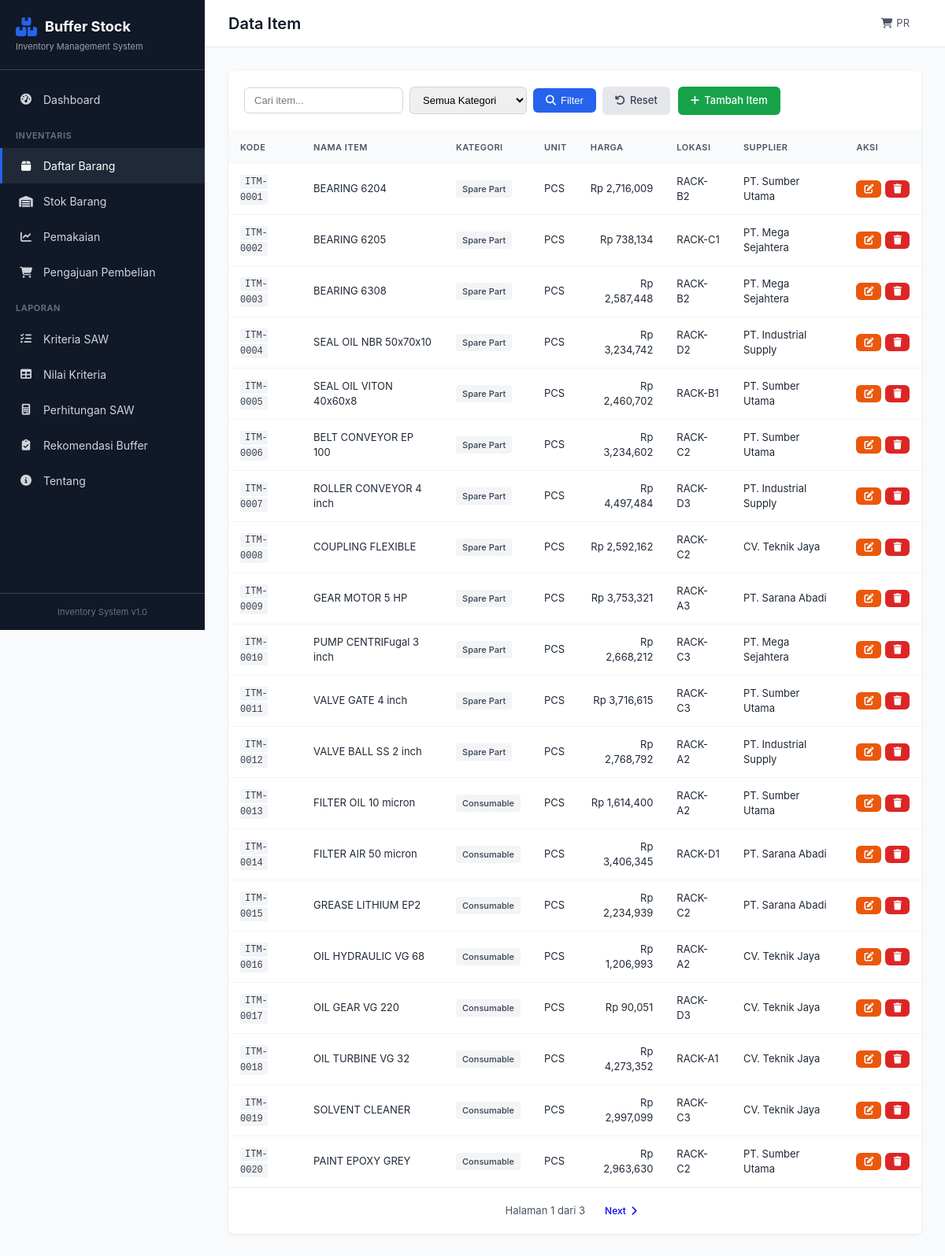
/items, run on an earlier commit of the app's database.
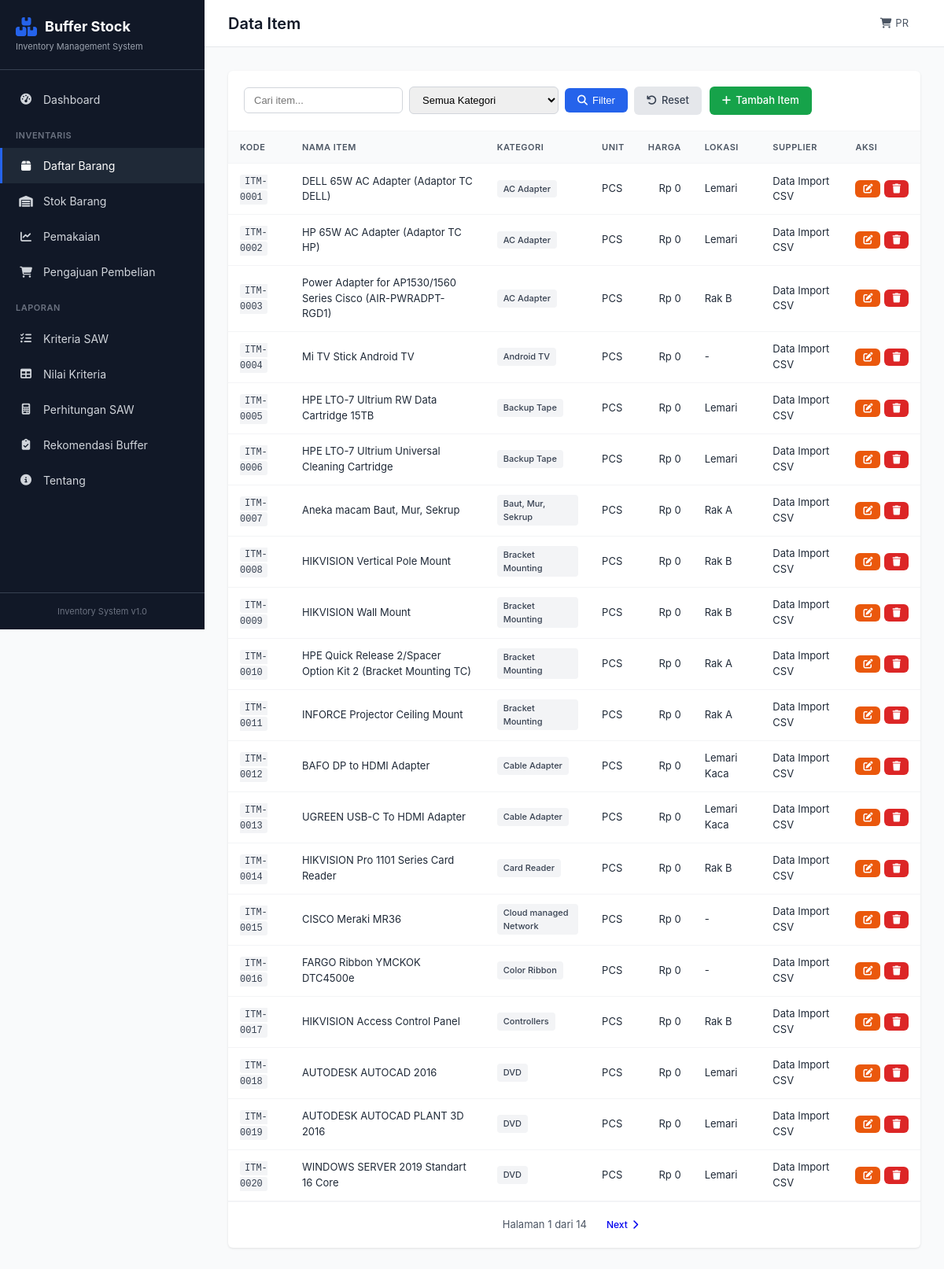
And on a later commit of the database.
### app/models.py (models this page shows, shortened)
class Item(db.Model):
    __tablename__ = 'items'
    id = db.Column(db.Integer, primary_key=True)
    kode_item = db.Column(db.String(50), unique=True, nullable=False)
    nama_item = db.Column(db.String(200), nullable=False)
    kategori = db.Column(db.String(100), nullable=False)
    unit = db.Column(db.String(50), default='PCS')
    harga = db.Column(db.Float, default=0)
    supplier = db.Column(db.String(200))
    lokasi_rak = db.Column(db.String(50))
    created_at = db.Column(db.DateTime, default=datetime.utcnow)
    criteria_values = db.relationship('CriteriaValue', backref='item', lazy=True, cascade='all, delete-orphan')

### app/routes.py (the view)
@main_bp.route('/items')
def items():
    page = request.args.get('page', 1, type=int)
    per_page = 20
    query = Item.query
    kategori_filter = request.args.get('kategori')
    search = request.args.get('search')
    if kategori_filter:
        query = query.filter_by(kategori=kategori_filter)
    if search:
        query = query.filter(Item.nama_item.ilike(f'%{search}%'))
    items = query.order_by(Item.kode_item).paginate(
        page=page, per_page=per_page, error_out=False)
    categories = db.session.query(Item.kategori).distinct().all()
    categories = [c[0] for c in categories]
    return render_template('items/index.html', items=items, categories=categories)

### app/templates/items/index.html (shortened to what this page needs)
{% extends 'base.html' %}
{% block page_title %}Data Item{% endblock %}
{% block content %}
<div class="section">
    <div class="card">
        <div class="card-header">
            <div class="filter-section">
                <form method="GET" class="filter-form">
                    <input type="text" name="search" placeholder="Cari item..." value="{{ request.args.get('search', '') }}">
                    <select name="kategori">
                        <option value="">Semua Kategori</option>
                    </select>
                    <button type="submit" class="btn btn-primary">
                        <i class="fas fa-search"></i> Filter
                    </button>
                    <a href="{{ url_for('main.items') }}" class="btn btn-secondary">
                        <i class="fas fa-undo"></i> Reset
                    </a>
                </form>
                <a href="{{ url_for('main.create_item') }}" class="btn btn-success">
                    <i class="fas fa-plus"></i> Tambah Item
                </a>
            </div>
        </div>
        <div class="table-responsive">
            <table class="data-table">
                <thead>
                    <tr>
                        <th>Kode</th>
                        <th>Nama Item</th>
                        <th>Kategori</th>
                        <th>Unit</th>
                        <th>Harga</th>
                        <th>Lokasi</th>
                        <th>Supplier</th>
                        <th>Aksi</th>
                    </tr>
                </thead>
                <tbody>
                    {% for item in items.items %}
                    <tr>
                        <td><code>{{ item.kode_item }}</code></td>
                        <td>{{ item.nama_item }}</td>
                        <td><span class="badge">{{ item.kategori }}</span></td>
                        <td>{{ item.unit }}</td>
                        <td class="text-right">Rp {{ "{:,.0f}".format(item.harga) }}</td>
                        <td>{{ item.lokasi_rak or '-' }}</td>
                        <td>{{ item.supplier or '-' }}</td>
                        <td>
                            <div class="action-buttons">
                                <a href="{{ url_for('main.edit_item', id=item.id) }}" class="btn btn-sm btn-warning" title="Edit">
                                    <i class="fas fa-edit"></i>
                                </a>
                                <form method="POST" action="{{ url_for('main.delete_item', id=item.id) }}" class="inline-form" onsubmit="return confirm('Yakin ingin menghapus item ini?')">
                                    <button type="submit" class="btn btn-sm btn-danger" title="Hapus">
                                        <i class="fas fa-trash"></i>
                                    </button>
                                </form>
                            </div>
                        </td>
                    </tr>
                    {% else %}
                    <tr>
                        <td colspan="8" class="text-center">Tidak ada data</td>
                    </tr>
                    {% endfor %}
                </tbody>
            </table>
        </div>
        {% if items.pages > 1 %}
        <div class="pagination">
            <span class="page-info">Halaman {{ items.page }} dari {{ items.pages }}</span>
            {% if items.has_next %}
            <a href="{{ url_for('main.items', page=items.next_num, search=request.args.get('search'), kategori=request.args.get('kategori')) }}" class="btn btn-sm">
                Next <i class="fas fa-chevron-right"></i>
            </a>
            {% endif %}
        </div>
        {% endif %}
    </div>
</div>
{% endblock %}

### app/templates/base.html (shortened to what this page needs)
<!DOCTYPE html>
<html lang="id">
<head>
    <link rel="stylesheet" href="{{ url_for('static', filename='css/style.css') }}">
    <link rel="stylesheet" href="https://cdnjs.cloudflare.com/ajax/libs/font-awesome/6.4.2/css/all.min.css">
</head>
<body>
    <div class="sidebar">
        <div class="sidebar-header">
            <div class="logo">
                <i class="fas fa-boxes"></i>
                <span>Buffer Stock</span>
            </div>
            <p class="subtitle">Inventory Management System</p>
        </div>
        <nav class="sidebar-nav">
            <a href="{{ url_for('main.index') }}" class="nav-item {% if request.endpoint == 'main.index' %}active{% endif %}">
                <i class="fas fa-tachometer-alt"></i>
                <span>Dashboard</span>
            </a>
            <div class="nav-section">Inventaris</div>
            <a href="{{ url_for('main.items') }}" class="nav-item {% if 'items' in request.endpoint %}active{% endif %}">
                <i class="fas fa-box"></i>
                <span>Daftar Barang</span>
            </a>
            <a href="{{ url_for('main.stock') }}" class="nav-item {% if request.endpoint == 'main.stock' %}active{% endif %}">
                <i class="fas fa-warehouse"></i>
                <span>Stok Barang</span>
            </a>
            <a href="{{ url_for('main.usage') }}" class="nav-item {% if 'usage' in request.endpoint %}active{% endif %}">
                <i class="fas fa-chart-line"></i>
                <span>Pemakaian</span>
            </a>
            <a href="{{ url_for('main.purchase_list') }}" class="nav-item {% if 'purchase' in request.endpoint %}active{% endif %}">
                <i class="fas fa-shopping-cart"></i>
                <span>Pengajuan Pembelian</span>
            </a>
            <div class="nav-section">Laporan</div>
            <a href="{{ url_for('main.criteria') }}" class="nav-item {% if request.endpoint == 'main.criteria' %}active{% endif %}">
                <i class="fas fa-list-check"></i>
                <span>Kriteria SAW</span>
            </a>
            <a href="{{ url_for('main.criteria_values') }}" class="nav-item {% if request.endpoint == 'main.criteria_values' %}active{% endif %}">
                <i class="fas fa-table"></i>
                <span>Nilai Kriteria</span>
            </a>
            <a href="{{ url_for('main.calculation') }}" class="nav-item {% if request.endpoint == 'main.calculation' %}active{% endif %}">
                <i class="fas fa-calculator"></i>
                <span>Perhitungan SAW</span>
            </a>
            <a href="{{ url_for('main.buffer_recommendation') }}" class="nav-item {% if request.endpoint == 'main.buffer_recommendation' %}active{% endif %}">
                <i class="fas fa-clipboard-check"></i>
                <span>Rekomendasi Buffer</span>
            </a>
            <a href="{{ url_for('main.about') }}" class="nav-item">
                <i class="fas fa-info-circle"></i>
                <span>Tentang</span>
            </a>
        </nav>
        <div class="sidebar-footer">
            <p>Inventory System v1.0</p>
        </div>
    </div>
    <div class="main-content">
        <header class="header">
            <h1>{% block page_title %}Dashboard{% endblock %}</h1>
            <div class="header-actions">
                <a href="{{ url_for('main.purchase_list') }}" class="header-link">
                    <i class="fas fa-shopping-cart"></i> PR
                </a>
            </div>
        </header>
        <main class="content">
            {% block content %}{% endblock %}
        </main>
    </div>
</body>
</html>

What changed in the data, as far as the page shows it:
changed Item "ITM-0001": nama_item "BEARING 6204" → "DELL 65W AC Adapter (Adaptor TC DELL)"; kategori "Spare Part" → "AC Adapter"; harga "2,716,009" → "0"; lokasi_rak "RACK-B2" → "Lemari"; supplier "PT. Sumber Utama" → "Data Import CSV"
changed Item "ITM-0002": nama_item "BEARING 6205" → "HP 65W AC Adapter (Adaptor TC HP)"; kategori "Spare Part" → "AC Adapter"; harga "738,134" → "0"; lokasi_rak "RACK-C1" → "Lemari"; supplier "PT. Mega Sejahtera" → "Data Import CSV"
changed Item "ITM-0003": nama_item "BEARING 6308" → "Power Adapter for AP1530/1560 Series Cisco (AIR-PWRADPT-RGD1)"; kategori "Spare Part" → "AC Adapter"; harga "2,587,448" → "0"; lokasi_rak "RACK-B2" → "Rak B"; supplier "PT. Mega Sejahtera" → "Data Import CSV"
changed Item "ITM-0004": nama_item "SEAL OIL NBR 50x70x10" → "Mi TV Stick Android TV"; kategori "Spare Part" → "Android TV"; harga "3,234,742" → "0"; lokasi_rak "RACK-D2" → "-"; supplier "PT. Industrial Supply" → "Data Import CSV"
changed Item "ITM-0005": nama_item "SEAL OIL VITON 40x60x8" → "HPE LTO-7 Ultrium RW Data Cartridge 15TB"; kategori "Spare Part" → "Backup Tape"; harga "2,460,702" → "0"; lokasi_rak "RACK-B1" → "Lemari"; supplier "PT. Sumber Utama" → "Data Import CSV"
changed Item "ITM-0006": nama_item "BELT CONVEYOR EP 100" → "HPE LTO-7 Ultrium Universal Cleaning Cartridge"; kategori "Spare Part" → "Backup Tape"; harga "3,234,602" → "0"; lokasi_rak "RACK-C2" → "Lemari"; supplier "PT. Sumber Utama" → "Data Import CSV"
changed Item "ITM-0007": nama_item "ROLLER CONVEYOR 4 inch" → "Aneka macam Baut, Mur, Sekrup"; kategori "Spare Part" → "Baut, Mur, Sekrup"; harga "4,497,484" → "0"; lokasi_rak "RACK-D3" → "Rak A"; supplier "PT. Industrial Supply" → "Data Import CSV"
changed Item "ITM-0008": nama_item "COUPLING FLEXIBLE" → "HIKVISION Vertical Pole Mount"; kategori "Spare Part" → "Bracket Mounting"; harga "2,592,162" → "0"; lokasi_rak "RACK-C2" → "Rak B"; supplier "CV. Teknik Jaya" → "Data Import CSV"
changed Item "ITM-0009": nama_item "GEAR MOTOR 5 HP" → "HIKVISION Wall Mount"; kategori "Spare Part" → "Bracket Mounting"; harga "3,753,321" → "0"; lokasi_rak "RACK-A3" → "Rak B"; supplier "PT. Sarana Abadi" → "Data Import CSV"
changed Item "ITM-0010": nama_item "PUMP CENTRIFugal 3 inch" → "HPE Quick Release 2/Spacer Option Kit 2 (Bracket Mounting TC)"; kategori "Spare Part" → "Bracket Mounting"; harga "2,668,212" → "0"; lokasi_rak "RACK-C3" → "Rak A"; supplier "PT. Mega Sejahtera" → "Data Import CSV"
changed Item "ITM-0011": nama_item "VALVE GATE 4 inch" → "INFORCE Projector Ceiling Mount"; kategori "Spare Part" → "Bracket Mounting"; harga "3,716,615" → "0"; lokasi_rak "RACK-C3" → "Rak A"; supplier "PT. Sumber Utama" → "Data Import CSV"
changed Item "ITM-0012": nama_item "VALVE BALL SS 2 inch" → "BAFO DP to HDMI Adapter"; kategori "Spare Part" → "Cable Adapter"; harga "2,768,792" → "0"; lokasi_rak "RACK-A2" → "Lemari Kaca"; supplier "PT. Industrial Supply" → "Data Import CSV"
changed Item "ITM-0013": nama_item "FILTER OIL 10 micron" → "UGREEN USB-C To HDMI Adapter"; kategori "Consumable" → "Cable Adapter"; harga "1,614,400" → "0"; lokasi_rak "RACK-A2" → "Lemari Kaca"; supplier "PT. Sumber Utama" → "Data Import CSV"
changed Item "ITM-0014": nama_item "FILTER AIR 50 micron" → "HIKVISION Pro 1101 Series Card Reader"; kategori "Consumable" → "Card Reader"; harga "3,406,345" → "0"; lokasi_rak "RACK-D1" → "Rak B"; supplier "PT. Sarana Abadi" → "Data Import CSV"
changed Item "ITM-0015": nama_item "GREASE LITHIUM EP2" → "CISCO Meraki MR36"; kategori "Consumable" → "Cloud managed Network"; harga "2,234,939" → "0"; lokasi_rak "RACK-C2" → "-"; supplier "PT. Sarana Abadi" → "Data Import CSV"
changed Item "ITM-0016": nama_item "OIL HYDRAULIC VG 68" → "FARGO Ribbon YMCKOK DTC4500e"; kategori "Consumable" → "Color Ribbon"; harga "1,206,993" → "0"; lokasi_rak "RACK-A2" → "-"; supplier "CV. Teknik Jaya" → "Data Import CSV"
changed Item "ITM-0017": nama_item "OIL GEAR VG 220" → "HIKVISION Access Control Panel"; kategori "Consumable" → "Controllers"; harga "90,051" → "0"; lokasi_rak "RACK-D3" → "Rak B"; supplier "CV. Teknik Jaya" → "Data Import CSV"
changed Item "ITM-0018": nama_item "OIL TURBINE VG 32" → "AUTODESK AUTOCAD 2016"; kategori "Consumable" → "DVD"; harga "4,273,352" → "0"; lokasi_rak "RACK-A1" → "Lemari"; supplier "CV. Teknik Jaya" → "Data Import CSV"
changed Item "ITM-0019": nama_item "SOLVENT CLEANER" → "AUTODESK AUTOCAD PLANT 3D 2016"; kategori "Consumable" → "DVD"; harga "2,997,099" → "0"; lokasi_rak "RACK-C3" → "Lemari"; supplier "CV. Teknik Jaya" → "Data Import CSV"
changed Item "ITM-0020": nama_item "PAINT EPOXY GREY" → "WINDOWS SERVER 2019 Standart 16 Core"; kategori "Consumable" → "DVD"; harga "2,963,630" → "0"; lokasi_rak "RACK-C2" → "Lemari"; supplier "PT. Sumber Utama" → "Data Import CSV"
Also different on the page:
{{ items.pages }}: "3" → "14"
